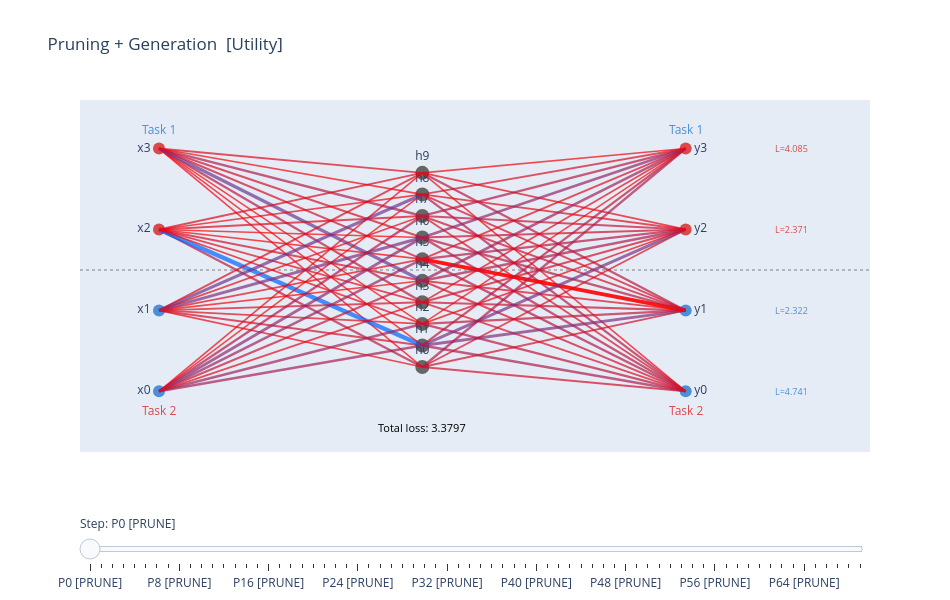

Source (notebook cell):
### Markdown cell above
## Network Diagram



 Hover over connections for weight + utility. Red = about to be pruned. Per-output

 loss shown next to outputs. Events (generation, task changes) noted in the title.

### Code cell
def plot_diagram(snapshots, color_mode='utility'):
    """color_mode: 'utility' | 'hebbian'  — controls edge colour scale."""
    n_active_units = max(int(s['M_in'].any(axis=1).sum()) for s in snapshots)
    input_y = np.linspace(0, 1, INPUT_DIM)
    hidden_y = np.array([0.5]) if n_active_units <= 1 else np.linspace(0.1, 0.9, N_HIDDEN_MAX)
    output_y = np.linspace(0, 1, OUTPUT_DIM)

    def _color_arrays(snap):
        if color_mode == 'hebbian':
            return snap['A_in'], snap['A_out']
        return snap['U_in'], snap['U_out']

    all_utils = []
    for s in snapshots:
        c_in, c_out = _color_arrays(s)
        all_utils.extend((c_in * s['M_in'])[s['M_in'] > 0].tolist())
        all_utils.extend((c_out * s['M_out'])[s['M_out'] > 0].tolist())
    vmin, vmax = 0, np.percentile(all_utils, 95) if all_utils else 1

    frames = []
    for si, snap in enumerate(snapshots):
        M_in_s, M_out_s = snap['M_in'], snap['M_out']
        U_in_s, U_out_s = snap['U_in'], snap['U_out']
        C_in_s, C_out_s = _color_arrays(snap)
        alpha_in_s = snap.get('alpha_in', np.zeros_like(snap['W_in']))
        alpha_out_s = snap.get('alpha_out', np.zeros_like(snap['W_out']))
        A_in_s = snap.get('A_in', np.zeros_like(snap['W_in']))
        A_out_s = snap.get('A_out', np.zeros_like(snap['W_out']))
        W_in_s, W_out_s = snap['W_in'], snap['W_out']
        pruned_is_out = snap['pruned_is_output']
        pruned_idx = snap['pruned_local_idx']

        shapes, hover_x, hover_y, hover_text = [], [], [], []

        for k in range(N_HIDDEN_MAX):
            for i in range(INPUT_DIM):
                if not M_in_s[k, i]: continue
                c = float(C_in_s[k, i])
                u, w = float(U_in_s[k, i]), float(W_in_s[k, i])
                a_hebb = float(A_in_s[k, i])
                alpha = float(alpha_in_s[k, i])
                norm_u = min(max((c - vmin) / max(vmax - vmin, 1e-10), 0), 1)
                color = f'rgba({int(255*(1-norm_u))}, {int(100*norm_u)}, {int(255*norm_u)}, 0.7)'
                width = 1.5 + 3 * norm_u
                is_pruned = (pruned_is_out is not None and not pruned_is_out
                             and pruned_idx == k * INPUT_DIM + i)
                if is_pruned: color, width = 'rgba(255, 0, 0, 0.9)', 4
                shapes.append(dict(type='line', x0=0, y0=float(input_y[i]),
                                   x1=1, y1=float(hidden_y[k]),
                                   line=dict(color=color, width=width)))
                mx = 0.5; my = 0.5 * (float(input_y[i]) + float(hidden_y[k]))
                hover_x.append(mx); hover_y.append(my)
                hover_text.append(f'in[{k},{i}] w={w:.4f} u={u:.4f} hebb={a_hebb:.4f} alpha={alpha:.4e}')

        for j in range(OUTPUT_DIM):
            for k in range(N_HIDDEN_MAX):
                if not M_out_s[j, k]: continue
                c = float(C_out_s[j, k])
                u, w = float(U_out_s[j, k]), float(W_out_s[j, k])
                a_hebb = float(A_out_s[j, k])
                alpha = float(alpha_out_s[j, k])
                norm_u = min(max((c - vmin) / max(vmax - vmin, 1e-10), 0), 1)
                color = f'rgba({int(255*(1-norm_u))}, {int(100*norm_u)}, {int(255*norm_u)}, 0.7)'
                width = 1.5 + 3 * norm_u
                is_pruned = (pruned_is_out is not None and pruned_is_out
                             and pruned_idx == j * N_HIDDEN_MAX + k)
                if is_pruned: color, width = 'rgba(255, 0, 0, 0.9)', 4
                shapes.append(dict(type='line', x0=1, y0=float(hidden_y[k]),
                                   x1=2, y1=float(output_y[j]),
                                   line=dict(color=color, width=width)))
                mx = 1.5; my = 0.5 * (float(hidden_y[k]) + float(output_y[j]))
                hover_x.append(mx); hover_y.append(my)
                hover_text.append(f'out[{j},{k}] w={w:.4f} u={u:.4f} hebb={a_hebb:.4f} alpha={alpha:.4e}')

        loss_annots = []
        pol = snap['per_output_loss']
        for j in range(OUTPUT_DIM):
            task = j // N_OUTPUTS_PER_TASK
            c = '#4a90d9' if task == 0 else '#d94a4a'
            loss_annots.append(dict(x=2.4, y=float(output_y[j]), text=f'L={pol[j]:.3f}',
                                    showarrow=False, font=dict(size=9, color=c)))
        loss_annots.append(dict(x=1.0, y=-0.15, text=f'Total loss: {snap["total_loss"]:.4f}',
                                showarrow=False, font=dict(size=11, color='black')))
        if snap.get('event'):
            loss_annots.append(dict(x=1.0, y=1.12, text=snap['event'],
                                    showarrow=False, font=dict(size=11, color='green')))

        label = f'P{snap["prune_step"]}'
        label += ' [PRUNE]' if snap['is_prune_frame'] else f'.{snap["sub_step"]+1}'
        frames.append((shapes, hover_x, hover_y, hover_text, loss_annots, label))

    fig = go.Figure()
    colors_in = ['#4a90d9'] * N_INPUTS_PER_TASK + ['#d94a4a'] * N_INPUTS_PER_TASK
    colors_out = ['#4a90d9'] * N_OUTPUTS_PER_TASK + ['#d94a4a'] * N_OUTPUTS_PER_TASK
    active_hidden = sorted(set(
        k for s in snapshots for k in range(N_HIDDEN_MAX)
        if s['M_in'][k].any() or s['M_out'][:, k].any()))
    hidden_colors = ['#666'] * N_HIDDEN_MAX

    fig.add_trace(go.Scatter(x=[0]*INPUT_DIM, y=input_y.tolist(), mode='markers+text',
        marker=dict(size=12, color=colors_in),
        text=[f'x{i}' for i in range(INPUT_DIM)],
        textposition='middle left', showlegend=False, hoverinfo='skip'))
    fig.add_trace(go.Scatter(x=[1]*N_HIDDEN_MAX, y=hidden_y.tolist(), mode='markers+text',
        marker=dict(size=14, color=hidden_colors),
        text=[f'h{k}' for k in range(N_HIDDEN_MAX)],
        textposition='top center', showlegend=False, hoverinfo='skip'))
    fig.add_trace(go.Scatter(x=[2]*OUTPUT_DIM, y=output_y.tolist(), mode='markers+text',
        marker=dict(size=12, color=colors_out),
        text=[f'y{j}' for j in range(OUTPUT_DIM)],
        textposition='middle right', showlegend=False, hoverinfo='skip'))
    fig.add_trace(go.Scatter(x=frames[0][1], y=frames[0][2], mode='markers',
        marker=dict(size=15, opacity=0), text=frames[0][3],
        hoverinfo='text', showlegend=False))

    mid_in = (input_y[N_INPUTS_PER_TASK-1] + input_y[N_INPUTS_PER_TASK]) / 2
    fig.add_hline(y=float(mid_in), line_dash='dot', line_color='gray', opacity=0.5)

    base_annots = [
        dict(x=0, y=1.08, text='Task 1', showarrow=False, font=dict(color='#4a90d9', size=12)),
        dict(x=0, y=-0.08, text='Task 2', showarrow=False, font=dict(color='#d94a4a', size=12)),
        dict(x=2, y=1.08, text='Task 1', showarrow=False, font=dict(color='#4a90d9', size=12)),
        dict(x=2, y=-0.08, text='Task 2', showarrow=False, font=dict(color='#d94a4a', size=12)),
    ]
    fig.update_layout(shapes=frames[0][0], annotations=base_annots + frames[0][4])

    node_x = [[0]*INPUT_DIM, [1]*N_HIDDEN_MAX, [2]*OUTPUT_DIM]
    node_y = [input_y.tolist(), hidden_y.tolist(), output_y.tolist()]
    node_text = [[f'x{i}' for i in range(INPUT_DIM)],
                 [f'h{k}' for k in range(N_HIDDEN_MAX)],
                 [f'y{j}' for j in range(OUTPUT_DIM)]]

    steps = [dict(method='update',
                  args=[{'x': node_x + [hx], 'y': node_y + [hy], 'text': node_text + [ht]},
                        {'shapes': sh, 'annotations': base_annots + la}],
                  label=lbl)
             for sh, hx, hy, ht, la, lbl in frames]

    color_label = 'Hebbian Utility' if color_mode == 'hebbian' else 'Utility'
    fig.update_layout(
        sliders=[dict(active=0, currentvalue=dict(prefix='Step: '), steps=steps, pad=dict(t=60))],
        title=f'Pruning + Generation  [{color_label}]',
        xaxis=dict(range=[-0.3, 2.7], showgrid=False, zeroline=False, showticklabels=False),
        yaxis=dict(range=[-0.25, 1.2], showgrid=False, zeroline=False, showticklabels=False),
        height=600, width=950)
    return fig

fig = plot_diagram(snapshots)

ts = datetime.now().strftime("%Y%m%d_%H%M%S")
fig.write_html(f"./plots/plot_per_output_{ts}_all.html")
fig.show()
